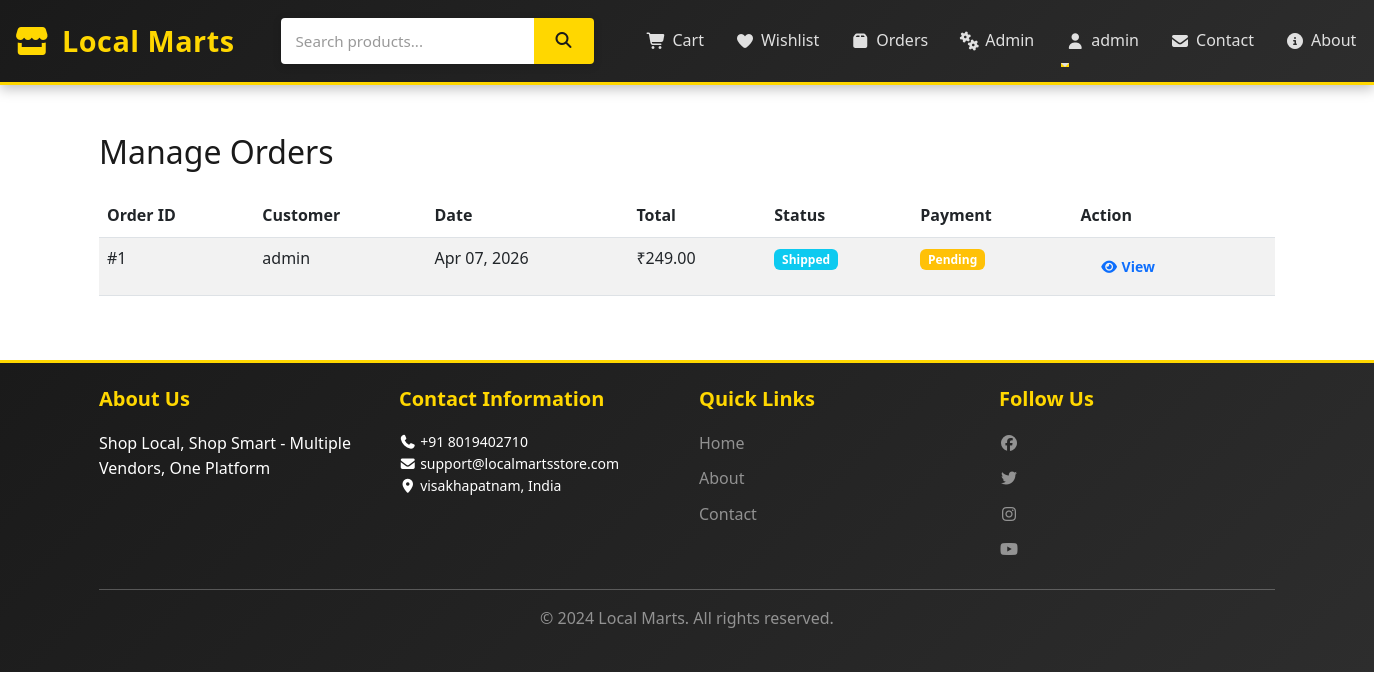
Page /admin/orders (signed in) on the committed database.
### app/models.py (models this page shows, shortened)
class User(UserMixin, db.Model):
    id = db.Column(db.Integer, primary_key=True)
    username = db.Column(db.String(80), unique=True, nullable=False)
    email = db.Column(db.String(120), unique=True, nullable=False)
    password_hash = db.Column(db.String(200), nullable=False)
    phone = db.Column(db.String(20))
    address = db.Column(db.Text)
    city = db.Column(db.String(50))
    country = db.Column(db.String(50))
    postal_code = db.Column(db.String(10))
    user_type = db.Column(db.String(20), default='buyer')  # buyer or seller
    is_admin = db.Column(db.Boolean, default=False)
    created_at = db.Column(db.DateTime, default=datetime.utcnow)
    orders = db.relationship('Order', backref='user', lazy=True, cascade='all, delete-orphan')
    cart_items = db.relationship('CartItem', backref='user', lazy=True, cascade='all, delete-orphan')
    wishlist_items = db.relationship('Wishlist', backref='user', lazy=True, cascade='all, delete-orphan')
    reviews = db.relationship('Review', backref='user', lazy=True, cascade='all, delete-orphan')

class Order(db.Model):
    id = db.Column(db.Integer, primary_key=True)
    user_id = db.Column(db.Integer, db.ForeignKey('user.id'), nullable=False)
    total_price = db.Column(db.Float, nullable=False)
    status = db.Column(db.String(20), default='Pending')  # Pending, Processing, Shipped, Delivered
    payment_status = db.Column(db.String(20), default='Pending')  # Pending, Completed
    shipping_address = db.Column(db.Text)
    ordered_at = db.Column(db.DateTime, default=datetime.utcnow)
    delivered_at = db.Column(db.DateTime)
    items = db.relationship('OrderItem', backref='order', lazy=True, cascade='all, delete-orphan')

class Settings(db.Model):
    id = db.Column(db.Integer, primary_key=True)
    site_name = db.Column(db.String(200), default='Local Marts')
    tagline = db.Column(db.String(300), default='Shop Local, Shop Smart')
    contact_email = db.Column(db.String(120))
    contact_phone = db.Column(db.String(20))
    contact_address = db.Column(db.Text)
    contact_city = db.Column(db.String(100))
    contact_country = db.Column(db.String(100))
    contact_postal_code = db.Column(db.String(20))
    whatsapp_number = db.Column(db.String(20))
    map_url = db.Column(db.String(500))
    about_us = db.Column(db.Text)
    privacy_policy = db.Column(db.Text)
    terms_conditions = db.Column(db.Text)
    return_policy = db.Column(db.Text)
    shipping_policy = db.Column(db.Text)
    facebook_url = db.Column(db.String(300))
    instagram_url = db.Column(db.String(300))
    twitter_url = db.Column(db.String(300))
    linkedin_url = db.Column(db.String(300))
    youtube_url = db.Column(db.String(300))
    updated_at = db.Column(db.DateTime, default=datetime.utcnow, onupdate=datetime.utcnow)

### app/run.py (the view)
@app.route('/admin/orders')
@admin_required
def admin_orders():
    orders = Order.query.all()
    return render_template('admin/orders.html', orders=orders)

### app/run.py (called while the page is built)
@login_manager.user_loader
def load_user(user_id):
    return User.query.get(int(user_id))

def admin_required(f):
    @wraps(f)
    def decorated_function(*args, **kwargs):
        if not current_user.is_authenticated or current_user.id != 1:  # Admin ID = 1
            flash('Admin access required', 'danger')
            return redirect(url_for('index'))
        return f(*args, **kwargs)
    return decorated_function

@app.context_processor
def inject_settings():
    settings = Settings.query.first()
    return {'settings': settings}

### app/templates/admin/orders.html (shortened to what this page needs)
{% extends "base.html" %}
{% block content %}
<div class="container my-5">
    <h2 class="mb-4">Manage Orders</h2>
    <div class="table-responsive">
        <table class="table table-striped">
            <thead>
                <tr>
                    <th>Order ID</th>
                    <th>Customer</th>
                    <th>Date</th>
                    <th>Total</th>
                    <th>Status</th>
                    <th>Payment</th>
                    <th>Action</th>
                </tr>
            </thead>
            <tbody>
                {% for order in orders %}
                    <tr>
                        <td>#{{ order.id }}</td>
                        <td>{{ order.user.username }}</td>
                        <td>{{ order.ordered_at.strftime('%b %d, %Y') }}</td>
                        <td>₹{{ "%.2f"|format(order.total_price) }}</td>
                        <td>
                            <span class="badge bg-{{ 'success' if order.status == 'Delivered' else 'info' }}">
                                {{ order.status }}
                            </span>
                        </td>
                        <td>
                            <span class="badge bg-{{ 'success' if order.payment_status == 'Completed' else 'warning' }}">
                                {{ order.payment_status }}
                            </span>
                        </td>
                        <td>
                            <a href="{{ url_for('admin_order_detail', order_id=order.id) }}" class="btn btn-sm btn-outline-primary">
                                <i class="fas fa-eye"></i> View
                            </a>
                        </td>
                    </tr>
                {% endfor %}
            </tbody>
        </table>
    </div>
</div>
{% endblock %}

### app/templates/base.html (shortened to what this page needs)
<!DOCTYPE html>
<html lang="en">
<head>
    <link href="https://cdn.jsdelivr.net/npm/bootstrap@5.3.0/dist/css/bootstrap.min.css" rel="stylesheet">
    <link rel="stylesheet" href="https://cdnjs.cloudflare.com/ajax/libs/font-awesome/7.0.1/css/all.min.css">
    <link rel="stylesheet" href="{{ url_for('static', filename='css/style.css') }}">
</head>
<body>
    <nav class="navbar navbar-expand-lg navbar-dark bg-dark sticky-top navbar-custom">
        <div class="container-fluid">
            <a class="navbar-brand" href="{{ url_for('index') }}">
                <i class="fas fa-store"></i> Local Marts
            </a>
            <div class="search-box">
                <form method="get" action="{{ url_for('index') }}">
                    <input type="text" name="search" placeholder="Search products..." value="{{ search or '' }}">
                    <button type="submit"><i class="fas fa-search"></i></button>
                </form>
            </div>
            <div class="collapse navbar-collapse" id="navbarNav">
                <ul class="navbar-nav ms-auto">
                    {% if current_user.is_authenticated %}
                        <li class="nav-item">
                            <a class="nav-link" href="{{ url_for('cart') }}">
                                <i class="fas fa-shopping-cart"></i> Cart
                            </a>
                        </li>
                        <li class="nav-item">
                            <a class="nav-link" href="{{ url_for('wishlist') }}">
                                <i class="fas fa-heart"></i> Wishlist
                            </a>
                        </li>
                        <li class="nav-item">
                            <a class="nav-link" href="{{ url_for('orders') }}">
                                <i class="fas fa-box"></i> Orders
                            </a>
                        </li>
                        {% if current_user.id == 1 %}
                            <li class="nav-item">
                                <a class="nav-link" href="{{ url_for('admin_dashboard') }}">
                                    <i class="fas fa-cogs"></i> Admin
                                </a>
                            </li>
                        {% endif %}
                        <li class="nav-item dropdown">
                            <a class="nav-link dropdown-toggle" href="#" id="userDropdown" role="button" data-bs-toggle="dropdown">
                                <i class="fas fa-user"></i> {{ current_user.username }}
                            </a>
                        </li>
                    {% endif %}
                    <li class="nav-item">
                        <a class="nav-link" href="{{ url_for('contact') }}">
                            <i class="fas fa-envelope"></i> Contact
                        </a>
                    </li>
                    <li class="nav-item">
                        <a class="nav-link" href="{{ url_for('about') }}">
                            <i class="fas fa-info-circle"></i> About
                        </a>
                    </li>
                </ul>
            </div>
        </div>
    </nav>
    <main class="container-fluid">
        {% block content %}{% endblock %}
    </main>
    <footer class="bg-dark text-white mt-5 py-4">
        <div class="container">
            <div class="row">
                <div class="col-md-3">
                    <h5>About Us</h5>
                    <p>{{ settings.tagline if settings else 'Shop Local, Shop Smart' }}</p>
                </div>
                <div class="col-md-3">
                    <h5>Contact Information</h5>
                    <ul class="list-unstyled small">
                        {% if settings %}
                            <li><i class="fas fa-phone"></i> {{ settings.contact_phone }}</li>
                            <li><i class="fas fa-envelope"></i> {{ settings.contact_email }}</li>
                            <li><i class="fas fa-map-marker-alt"></i> {{ settings.contact_city }}, {{ settings.contact_country }}</li>
                        {% endif %}
                    </ul>
                </div>
                <div class="col-md-3">
                    <h5>Quick Links</h5>
                    <ul class="list-unstyled">
                        <li><a href="{{ url_for('index') }}" class="text-white-50">Home</a></li>
                        <li><a href="{{ url_for('about') }}" class="text-white-50">About</a></li>
                        <li><a href="{{ url_for('contact') }}" class="text-white-50">Contact</a></li>
                    </ul>
                </div>
                <div class="col-md-3">
                    <h5>Follow Us</h5>
                    <div class="social-links">
                        {% if settings and settings.facebook_url %}
                            <a href="{{ settings.facebook_url }}" target="_blank" class="text-white-50"><i class="fab fa-facebook"></i></a>
                        {% endif %}
                        {% if settings and settings.twitter_url %}
                            <a href="{{ settings.twitter_url }}" target="_blank" class="text-white-50"><i class="fab fa-twitter"></i></a>
                        {% endif %}
                        {% if settings and settings.instagram_url %}
                            <a href="{{ settings.instagram_url }}" target="_blank" class="text-white-50"><i class="fab fa-instagram"></i></a>
                        {% endif %}
                        {% if settings and settings.youtube_url %}
                            <a href="{{ settings.youtube_url }}" target="_blank" class="text-white-50"><i class="fab fa-youtube"></i></a>
                        {% endif %}
                    </div>
                </div>
            </div>
            <hr>
            <div class="text-center text-white-50">
                <p>&copy; 2024 Local Marts. All rights reserved.</p>
            </div>
        </div>
    </footer>
</body>
</html>

### app/static/css/style.css (style rules this page uses)
:root { --primary-black: #1a1a1a; --secondary-black: #2d2d2d; --accent-gold: #ffd700; --accent-light: #f0f0f0; --accent-dark: #0a0a0a; --text-primary: #1a1a1a; --text-light: #666666; --border-light: #e0e0e0; --success-color: #27ae60; --danger-color: #e74c3c; --warning-color: #f39c12; }
* { margin: 0; padding: 0; box-sizing: border-box; }
html, body { font-family: 'Segoe UI', Tahoma, Geneva, Verdana, sans-serif; background-color: #ffffff; color: var(--text-primary); line-height: 1.6; }
body { animation: fadeIn 0.6s ease-in; }
.navbar-custom { background: linear-gradient(135deg, var(--primary-black) 0%, var(--secondary-black) 100%); box-shadow: 0 4px 12px rgba(0, 0, 0, 0.25); padding: 0.8rem 0; border-bottom: 3px solid var(--accent-gold); animation: slideInDown 0.5s ease-out; }
.navbar-brand { font-size: 1.8rem; font-weight: 700; color: var(--accent-gold) !important; letter-spacing: 0.5px; display: flex; align-items: center; gap: 10px; animation: slideInLeft 0.6s ease-out; }
.navbar-brand i { font-size: 2rem; animation: flip 0.8s ease-out; }
.search-box { flex: 1; max-width: 500px; margin: 0 30px; animation: slideInDown 0.6s ease-out 0.1s both; }
.search-box form { display: flex; gap: 0; box-shadow: 0 2px 8px rgba(0, 0, 0, 0.15); border-radius: 4px; overflow: hidden; transition: all 0.3s ease; }
.search-box input { flex: 1; padding: 10px 15px; border: none; font-size: 0.95rem; background-color: white; transition: all 0.3s ease; }
.search-box input::placeholder { color: #999; }
.search-box button { background-color: var(--accent-gold); border: none; padding: 10px 20px; color: var(--primary-black); cursor: pointer; font-weight: 600; transition: all 0.3s ease; position: relative; overflow: hidden; }
.nav-link { color: #e0e0e0 !important; margin-left: 15px; font-weight: 500; transition: all 0.3s ease; display: flex; align-items: center; gap: 6px; position: relative; }
.nav-link::after { content: ''; position: absolute; bottom: -5px; left: 0; width: 0; height: 2px; background-color: var(--accent-gold); transition: width 0.3s ease; }
.container { max-width: 1200px; }
.btn { font-weight: 600; border-radius: 4px; padding: 10px 20px; transition: all 0.3s ease; border: none; position: relative; overflow: hidden; }
.btn::before { content: ''; position: absolute; top: 0; left: -100%; width: 100%; height: 100%; background: rgba(255, 255, 255, 0.2); transition: left 0.5s ease; z-index: 1; }
footer { background: linear-gradient(135deg, var(--primary-black) 0%, var(--secondary-black) 100%); color: #e0e0e0; padding: 50px 0 20px 0; margin-top: 60px; border-top: 3px solid var(--accent-gold); animation: slideInUp 0.7s ease-out; }
footer h5 { color: var(--accent-gold); font-weight: 700; margin-bottom: 20px; animation: slideInLeft 0.6s ease-out; }
footer a { color: #b0b0b0; text-decoration: none; transition: all 0.3s ease; display: block; margin-bottom: 10px; }
.row > div:nth-child(1) { animation-delay: 0.05s; }
.row > div:nth-child(2) { animation-delay: 0.1s; }
.row > div:nth-child(3) { animation-delay: 0.15s; }
.row > div:nth-child(4) { animation-delay: 0.2s; }

### rows in the picture
User: username "admin"
Order: id "1", user.username "admin", ordered_at "Apr 07, 2026", total_price "249.00", status "Shipped", payment_status "Pending"
Settings: tagline "Shop Local, Shop Smart - Multiple Vendors, One Platform", contact_phone "+91 8019402710", contact_email "support@localmartsstore.com", contact_city "visakhapatnam", contact_country "India"
